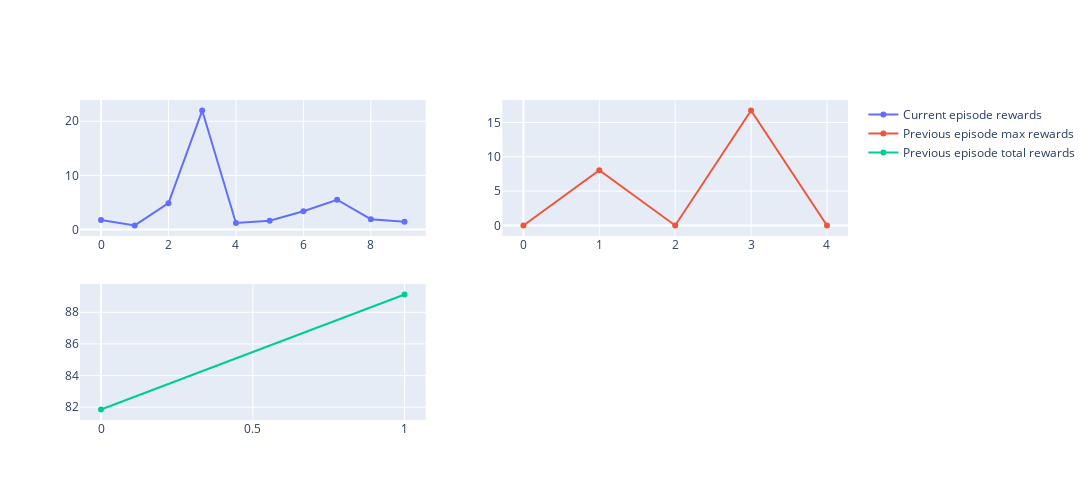
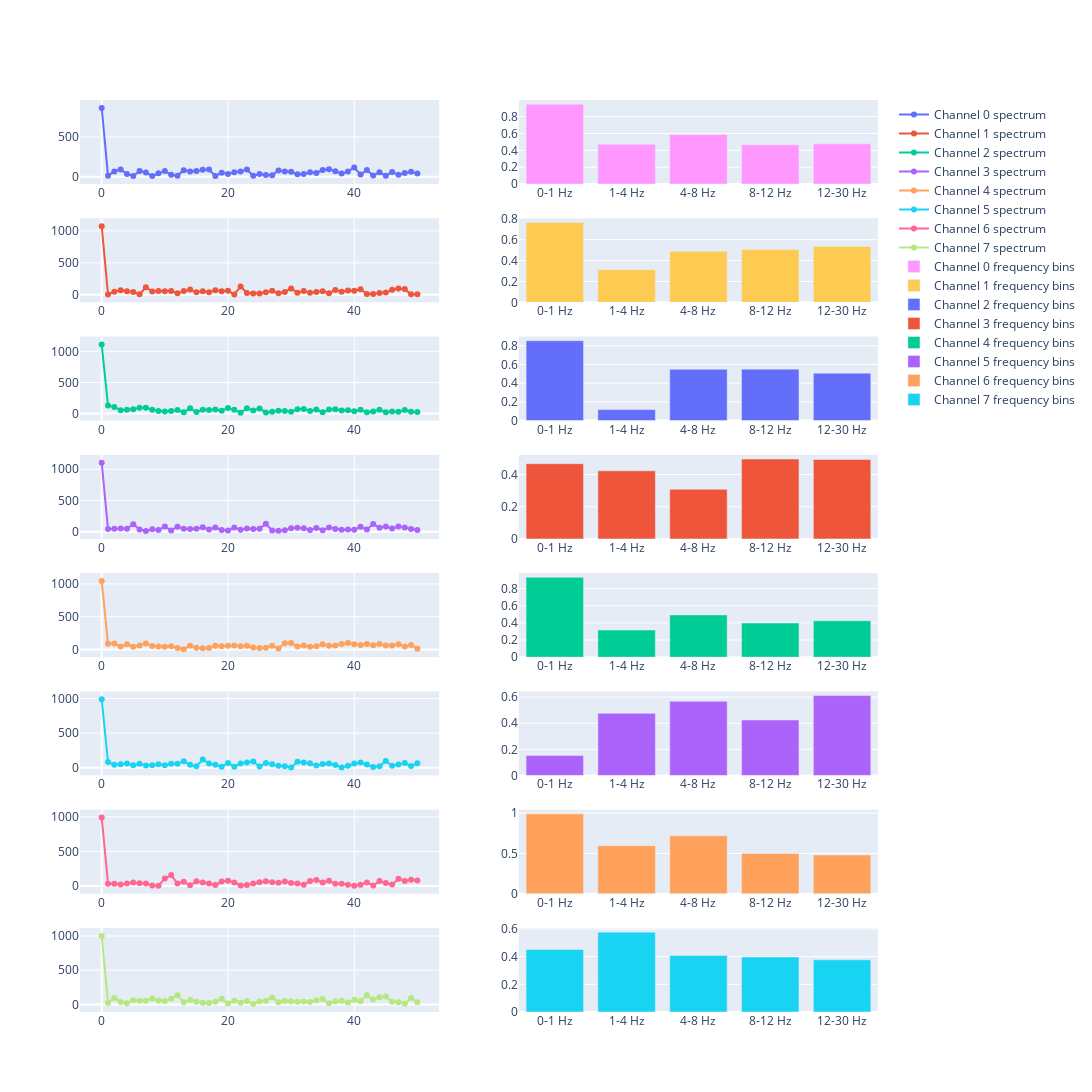

Notebook code for these charts, in order:
### Code cell
trainer.env.render()

### Figure 1 — Plotly figure (JSON) as saved in the notebook; plotly's stock layout.template omitted (floating-point values rounded to 4 significant figures)
{"data": [{"mode": "lines+markers", "name": "Current episode rewards", "type": "scatter", "x": [0, 1, 2, 3, 4, 5, 6, 7, 8, 9], "xaxis": "x", "y": [1.779, 0.7524, 4.873, 21.98, 1.197, 1.606, 3.366, 5.506, 1.9, 1.449], "yaxis": "y"}, {"mode": "lines+markers", "name": "Previous episode max rewards", "type": "scatter", "x": [0, 1, 2, 3, 4], "xaxis": "x2", "y": [0, 8.036, 0, 16.72, 0], "yaxis": "y2"}, {"mode": "lines+markers", "name": "Previous episode total rewards", "type": "scatter", "x": [0, 1], "xaxis": "x3", "y": [81.86, 89.12], "yaxis": "y3"}], "layout": {"height": 500, "width": 2000, "xaxis": {"anchor": "y", "domain": [0, 0.45]}, "xaxis2": {"anchor": "y2", "domain": [0.55, 1]}, "xaxis3": {"anchor": "y3", "domain": [0, 0.45]}, "xaxis4": {"anchor": "y4", "domain": [0.55, 1]}, "yaxis": {"anchor": "x", "domain": [0.575, 1]}, "yaxis2": {"anchor": "x2", "domain": [0.575, 1]}, "yaxis3": {"anchor": "x3", "domain": [0, 0.425]}, "yaxis4": {"anchor": "x4", "domain": [0, 0.425]}}}

### Figure 2 — Plotly figure (JSON) as saved in the notebook; plotly's stock layout.template omitted (floating-point values rounded to 4 significant figures)
{"data": [{"mode": "lines+markers", "name": "Channel 0 spectrum", "type": "scatter", "x": [0, 1, 2, 3, 4, 5, 6, 7, 8, 9, 10, 11, 12, 13, 14, 15, 16, 17, 18, 19, 20, 21, 22, 23, 24, 25, 26, 27, 28, 29, 30, 31, 32, 33, 34, 35, 36, 37, 38, 39, 40, 41, 42, 43, 44, 45, 46, 47, 48, 49, 50], "xaxis": "x", "y": [865.3, 13.29, 65.82, 91.78, 33.72, 7.297, 70.9, 52.71, 8.378, 43.64, 71.44, 23.72, 13.48, 82.15, 64.79, 73.22, 86.13, 90.39, 9.727, 50.22, 33.55, 56.03, 64.87, 89.95, 11.26, 32.57, 21.53, 19.63, 78.15, 66.0, 63.23, 29.3, 34.13, 55.44, 47.73, 84.18, 94.17, 69.89, 38.96, 66.22, 116.5, 26.7, 84.33, 14.13, 54.59, 12.19, 59.01, 23.65, 47.43, 62.02, 41.76], "yaxis": "y"}, {"mode": "lines+markers", "name": "Channel 1 spectrum", "type": "scatter", "x": [0, 1, 2, 3, 4, 5, 6, 7, 8, 9, 10, 11, 12, 13, 14, 15, 16, 17, 18, 19, 20, 21, 22, 23, 24, 25, 26, 27, 28, 29, 30, 31, 32, 33, 34, 35, 36, 37, 38, 39, 40, 41, 42, 43, 44, 45, 46, 47, 48, 49, 50], "xaxis": "x3", "y": [1073.0, 6.086, 46.93, 71.88, 54.76, 42.73, 8.103, 117.8, 51.11, 60.41, 56.3, 57.26, 23.2, 58.52, 82.46, 39.69, 54.15, 40.08, 69.24, 56.77, 64.99, 5.944, 129.6, 28.48, 19.51, 20.26, 39.67, 64.25, 24.24, 43.88, 100.2, 33.62, 59.44, 33.57, 45.35, 57.0, 24.1, 76.05, 46.88, 66.07, 63.3, 86.28, 13.05, 13.34, 28.13, 33.96, 76.85, 96.87, 88.64, 8.251, 6.4], "yaxis": "y3"}, {"mode": "lines+markers", "name": "Channel 2 spectrum", "type": "scatter", "x": [0, 1, 2, 3, 4, 5, 6, 7, 8, 9, 10, 11, 12, 13, 14, 15, 16, 17, 18, 19, 20, 21, 22, 23, 24, 25, 26, 27, 28, 29, 30, 31, 32, 33, 34, 35, 36, 37, 38, 39, 40, 41, 42, 43, 44, 45, 46, 47, 48, 49, 50], "xaxis": "x5", "y": [1111.0, 128.3, 107.0, 51.74, 59.07, 67.17, 94.04, 93.86, 62.2, 41.05, 32.1, 41.65, 55.72, 21.56, 84.13, 23.46, 59.57, 55.7, 66.36, 45.93, 87.82, 61.64, 13.73, 84.36, 49.94, 82.08, 15.11, 27.11, 46.35, 40.85, 29.65, 68.88, 74.69, 38.92, 64.11, 18.84, 62.83, 69.83, 47.96, 52.55, 36.25, 60.15, 20.21, 34.15, 62.31, 21.44, 34.42, 30.1, 56.08, 27.55, 23.22], "yaxis": "y5"}, {"mode": "lines+markers", "name": "Channel 3 spectrum", "type": "scatter", "x": [0, 1, 2, 3, 4, 5, 6, 7, 8, 9, 10, 11, 12, 13, 14, 15, 16, 17, 18, 19, 20, 21, 22, 23, 24, 25, 26, 27, 28, 29, 30, 31, 32, 33, 34, 35, 36, 37, 38, 39, 40, 41, 42, 43, 44, 45, 46, 47, 48, 49, 50], "xaxis": "x7", "y": [1104.0, 40.39, 47.97, 49.43, 47.96, 118.0, 35.64, 10.9, 39.5, 26.72, 80.78, 18.73, 78.23, 44.58, 41.74, 44.55, 68.66, 34.68, 67.25, 26.34, 16.34, 64.8, 31.12, 48.69, 42.34, 44.45, 126.6, 17.11, 15.4, 23.84, 53.71, 61.78, 54.46, 27.92, 59.5, 22.02, 67.84, 43.98, 29.42, 35.2, 30.55, 78.09, 35.95, 123.8, 60.52, 83.72, 48.58, 80.65, 67.83, 41.02, 27.4], "yaxis": "y7"}, {"mode": "lines+markers", "name": "Channel 4 spectrum", "type": "scatter", "x": [0, 1, 2, 3, 4, 5, 6, 7, 8, 9, 10, 11, 12, 13, 14, 15, 16, 17, 18, 19, 20, 21, 22, 23, 24, 25, 26, 27, 28, 29, 30, 31, 32, 33, 34, 35, 36, 37, 38, 39, 40, 41, 42, 43, 44, 45, 46, 47, 48, 49, 50], "xaxis": "x9", "y": [1043.0, 87.63, 91.54, 44.65, 80.16, 42.83, 60.25, 91.77, 53.1, 45.01, 42.47, 50.88, 24.88, 4.925, 57.2, 28.33, 17.82, 24.72, 59.65, 50.43, 58.23, 61.95, 51.09, 57.31, 32.65, 21.84, 28.7, 58.18, 17.47, 94.55, 98.4, 46.34, 62.21, 42.77, 51.15, 81.0, 56.74, 62.97, 83.84, 101.5, 81.87, 69.78, 83.93, 66.1, 83.62, 61.77, 61.85, 78.8, 47.15, 69.53, 12.54], "yaxis": "y9"}, {"mode": "lines+markers", "name": "Channel 5 spectrum", "type": "scatter", "x": [0, 1, 2, 3, 4, 5, 6, 7, 8, 9, 10, 11, 12, 13, 14, 15, 16, 17, 18, 19, 20, 21, 22, 23, 24, 25, 26, 27, 28, 29, 30, 31, 32, 33, 34, 35, 36, 37, 38, 39, 40, 41, 42, 43, 44, 45, 46, 47, 48, 49, 50], "xaxis": "x11", "y": [988.2, 82.97, 44.88, 51.84, 62.8, 37.58, 58.14, 33.98, 38.6, 50.5, 37.4, 57.8, 57.36, 95.11, 43.85, 22.38, 120.3, 64.09, 43.44, 16.47, 71.08, 17.45, 64.34, 76.59, 91.06, 19.08, 70.78, 50.76, 30.49, 21.81, 5.011, 88.23, 78.72, 66.32, 32.18, 54.81, 62.07, 41.84, 6.437, 29.82, 61.75, 75.93, 48.61, 12.97, 23.31, 98.24, 30.22, 46.95, 70.03, 25.83, 65.98], "yaxis": "y11"}, {"mode": "lines+markers", "name": "Channel 6 spectrum", "type": "scatter", "x": [0, 1, 2, 3, 4, 5, 6, 7, 8, 9, 10, 11, 12, 13, 14, 15, 16, 17, 18, 19, 20, 21, 22, 23, 24, 25, 26, 27, 28, 29, 30, 31, 32, 33, 34, 35, 36, 37, 38, 39, 40, 41, 42, 43, 44, 45, 46, 47, 48, 49, 50], "xaxis": "x13", "y": [988.3, 33.6, 33.7, 22.64, 36.13, 49.41, 40.91, 34.99, 8.598, 3.728, 109.7, 159.4, 34.92, 60.96, 10.62, 67.49, 50.15, 36.57, 13.73, 65.04, 77.34, 52.38, 8.239, 15.33, 34.94, 52.84, 68.4, 56.35, 48.62, 64.9, 42.96, 36.86, 17.66, 72.59, 85.3, 51.81, 76.54, 33.31, 33.57, 17.78, 5.326, 17.56, 52.16, 7.16, 72.73, 42.97, 20.33, 103.4, 71.48, 91.25, 80.98], "yaxis": "y13"}, {"mode": "lines+markers", "name": "Channel 7 spectrum", "type": "scatter", "x": [0, 1, 2, 3, 4, 5, 6, 7, 8, 9, 10, 11, 12, 13, 14, 15, 16, 17, 18, 19, 20, 21, 22, 23, 24, 25, 26, 27, 28, 29, 30, 31, 32, 33, 34, 35, 36, 37, 38, 39, 40, 41, 42, 43, 44, 45, 46, 47, 48, 49, 50], "xaxis": "x15", "y": [1002.0, 25.14, 92.63, 34.74, 15.28, 62.14, 53.74, 51.56, 84.87, 56.26, 48.99, 83.58, 134.9, 29.69, 63.84, 38.0, 24.1, 21.07, 37.1, 82.63, 13.06, 52.32, 25.52, 51.1, 4.957, 41.63, 51.6, 101.4, 32.45, 48.12, 43.35, 40.15, 43.51, 34.97, 61.64, 78.78, 16.64, 43.5, 53.71, 26.24, 69.44, 46.24, 135.2, 71.66, 105.3, 116.4, 39.26, 33.09, 9.504, 93.01, 32.62], "yaxis": "y15"}, {"name": "Channel 0 frequency bins", "type": "bar", "x": ["0-1 Hz", "1-4 Hz", "4-8 Hz", "8-12 Hz", "12-30 Hz"], "xaxis": "x2", "y": [0.9486, 0.4733, 0.5875, 0.4656, 0.4782], "yaxis": "y2"}, {"name": "Channel 1 frequency bins", "type": "bar", "x": ["0-1 Hz", "1-4 Hz", "4-8 Hz", "8-12 Hz", "12-30 Hz"], "xaxis": "x4", "y": [0.7647, 0.3119, 0.4884, 0.5052, 0.5352], "yaxis": "y4"}, {"name": "Channel 2 frequency bins", "type": "bar", "x": ["0-1 Hz", "1-4 Hz", "4-8 Hz", "8-12 Hz", "12-30 Hz"], "xaxis": "x6", "y": [0.8543, 0.1177, 0.5488, 0.5507, 0.5074], "yaxis": "y6"}, {"name": "Channel 3 frequency bins", "type": "bar", "x": ["0-1 Hz", "1-4 Hz", "4-8 Hz", "8-12 Hz", "12-30 Hz"], "xaxis": "x8", "y": [0.4672, 0.4227, 0.308, 0.4961, 0.4934], "yaxis": "y8"}, {"name": "Channel 4 frequency bins", "type": "bar", "x": ["0-1 Hz", "1-4 Hz", "4-8 Hz", "8-12 Hz", "12-30 Hz"], "xaxis": "x10", "y": [0.9324, 0.3171, 0.4932, 0.3986, 0.4254], "yaxis": "y10"}, {"name": "Channel 5 frequency bins", "type": "bar", "x": ["0-1 Hz", "1-4 Hz", "4-8 Hz", "8-12 Hz", "12-30 Hz"], "xaxis": "x12", "y": [0.1534, 0.4757, 0.5683, 0.4247, 0.6117], "yaxis": "y12"}, {"name": "Channel 6 frequency bins", "type": "bar", "x": ["0-1 Hz", "1-4 Hz", "4-8 Hz", "8-12 Hz", "12-30 Hz"], "xaxis": "x14", "y": [0.9921, 0.5972, 0.7204, 0.5004, 0.481], "yaxis": "y14"}, {"name": "Channel 7 frequency bins", "type": "bar", "x": ["0-1 Hz", "1-4 Hz", "4-8 Hz", "8-12 Hz", "12-30 Hz"], "xaxis": "x16", "y": [0.4526, 0.5773, 0.4084, 0.3975, 0.3769], "yaxis": "y16"}], "layout": {"height": 1500, "width": 2000, "xaxis": {"anchor": "y", "domain": [0, 0.45]}, "xaxis10": {"anchor": "y10", "domain": [0.55, 1]}, "xaxis11": {"anchor": "y11", "domain": [0, 0.45]}, "xaxis12": {"anchor": "y12", "domain": [0.55, 1]}, "xaxis13": {"anchor": "y13", "domain": [0, 0.45]}, "xaxis14": {"anchor": "y14", "domain": [0.55, 1]}, "xaxis15": {"anchor": "y15", "domain": [0, 0.45]}, "xaxis16": {"anchor": "y16", "domain": [0.55, 1]}, "xaxis2": {"anchor": "y2", "domain": [0.55, 1]}, "xaxis3": {"anchor": "y3", "domain": [0, 0.45]}, "xaxis4": {"anchor": "y4", "domain": [0.55, 1]}, "xaxis5": {"anchor": "y5", "domain": [0, 0.45]}, "xaxis6": {"anchor": "y6", "domain": [0.55, 1]}, "xaxis7": {"anchor": "y7", "domain": [0, 0.45]}, "xaxis8": {"anchor": "y8", "domain": [0.55, 1]}, "xaxis9": {"anchor": "y9", "domain": [0, 0.45]}, "yaxis": {"anchor": "x", "domain": [0.9078, 1.0]}, "yaxis10": {"anchor": "x10", "domain": [0.3891, 0.4813]}, "yaxis11": {"anchor": "x11", "domain": [0.2594, 0.3516]}, "yaxis12": {"anchor": "x12", "domain": [0.2594, 0.3516]}, "yaxis13": {"anchor": "x13", "domain": [0.1297, 0.2219]}, "yaxis14": {"anchor": "x14", "domain": [0.1297, 0.2219]}, "yaxis15": {"anchor": "x15", "domain": [0, 0.09219]}, "yaxis16": {"anchor": "x16", "domain": [0, 0.09219]}, "yaxis2": {"anchor": "x2", "domain": [0.9078, 1.0]}, "yaxis3": {"anchor": "x3", "domain": [0.7781, 0.8703]}, "yaxis4": {"anchor": "x4", "domain": [0.7781, 0.8703]}, "yaxis5": {"anchor": "x5", "domain": [0.6484, 0.7406]}, "yaxis6": {"anchor": "x6", "domain": [0.6484, 0.7406]}, "yaxis7": {"anchor": "x7", "domain": [0.5188, 0.6109]}, "yaxis8": {"anchor": "x8", "domain": [0.5188, 0.6109]}, "yaxis9": {"anchor": "x9", "domain": [0.3891, 0.4813]}}}
